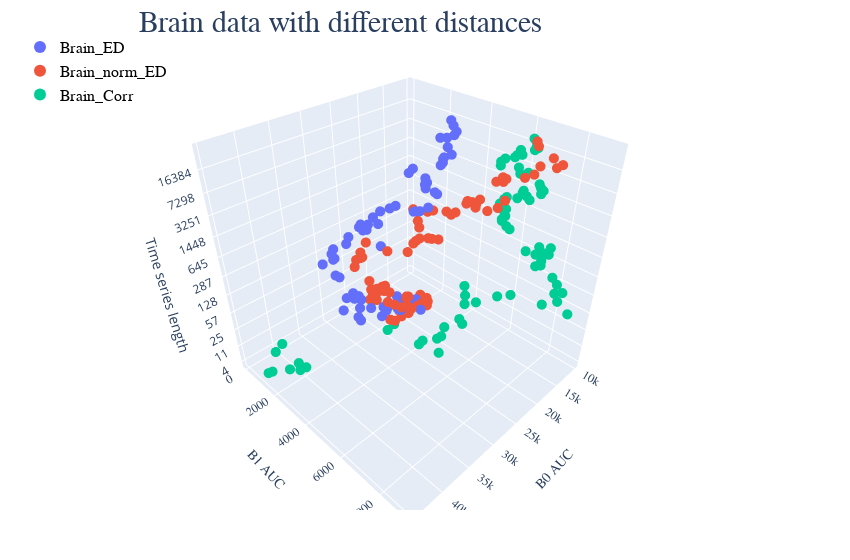

Notebook code for this chart:
### Code cell
fig = go.Figure()


fig.add_trace(go.Scatter3d(
    x = points_fMRI[0], 
    y = points_fMRI[1],
    z = points_fMRI[2],
    mode='markers', 
    showlegend = True,
    marker={
       'size':3.5,
    },
    name="Brain_ED"        
    ))
fig.add_trace(go.Scatter3d(
    x = points_fMRInorm[0], 
    y = points_fMRInorm[1],
    z = points_fMRInorm[2],
    mode='markers', 
    showlegend = True,
    marker={
       'size':3.5,
    },
    name="Brain_norm_ED"        
    ))
fig.add_trace(go.Scatter3d(
    x = points_fMRIcorr[0], 
    y = points_fMRIcorr[1],
    z = points_fMRIcorr[2],
    mode='markers', 
    showlegend = True,
    marker={
       'size':3.5,
    },
    name="Brain_Corr"        
    ))    



fig.update_layout(
    legend = {'itemsizing':'constant'},#legend_title="Legend Title",
    scene = dict(
        xaxis_title='B0 AUC',
        yaxis_title='B1 AUC',
        zaxis_title='Time series length',
        xaxis=dict(
            title = 'B0 AUC',
            titlefont = dict(family = 'Times New Roman'),
            tickfont = dict(family = 'Times New Roman'),
        ),
        yaxis=dict(
            title = 'B1 AUC',
            titlefont = dict(family = 'Times New Roman'),
            tickfont=dict(family = 'Times New Roman'),
        ), 
        zaxis=dict(dtick=1,
            tickmode = 'array',
            tickvals = np.arange(0,np.size(lenSet,0),7),
            ticktext = lenSet[np.arange(0,np.size(lenSet,0),7)]
            ) # dtick=1, 
        ),
        width=850,
        margin=dict(r=50, b=50, l=20, t=30),
        title = go.layout.Title(
            text = "Brain data with different distances",
            font = dict(size = 30, family = 'Times New Roman'),
            x = 0.4,
            y = 0.98,
            xanchor = 'center',
            yanchor = 'top'
        ),
)


fig.update_layout(
    legend=dict(
        x=0,
        y=1,
        # traceorder="reversed",
        title_font_family="Times New Roman",
        font=dict(
            family="Times New Roman",
            size=16,
            color="black"
        ),
        # bgcolor="LightSteelBlue",
        # bordercolor="Black",
        # borderwidth=1
    ),
    # xaxis = dict(
    #     tickmode = 'array',
    #     tickvals = [1, 3, 5, 7, 9, 11],
    #     ticktext = ['One', 'Three', 'Five', 'Seven', 'Nine', 'Eleven']
    # )
)
# fig.update_yaxes(type="log")

fig.show()

### Figure 1 — Plotly figure (JSON) as saved in the notebook; plotly's stock layout.template omitted (floating-point values rounded to 4 significant figures)
{"data": [{"marker": {"size": 3.5}, "mode": "markers", "name": "Brain_ED", "showlegend": true, "type": "scatter3d", "x": [16147, 16928, 16755, 17387, 18742, 19415, 19516, 21439, 21369, 21276, 22030, 23605, 24835, 26226, 26215, 25888, 25338, 26431, 26894, 28731, 30433, 31788, 32006, 34479, 34517, 34639, 32467, 33100, 32648, 33288, 33509, 32851, 33328, 33300, 31864, 31960, 31915, 31372, 29600, 28615, 27412, 26392, 27143, 27819, 27460, 27224, 26618, 26407, 25063, 24068, 23546, 23489, 23379, 24382, 23060, 20064, 20542, 21225, 21127, 21191, 21563, 21726, 22819, 22164, 19473, 19384, 19242, 19575, 18999, 18349, 17528, 17695, 17217, 16941, 16569, 16203], "y": [1878, 1833, 2099, 2509, 2793, 3077, 2636, 2492, 2320, 2122, 2640, 2721, 2531, 2698, 2955, 3532, 3387, 3761, 3730, 3605, 3840, 3001, 2293, 2909, 3913, 3823, 3871, 3141, 3254, 3597, 3224, 2243, 2184, 1411, 1591, 1712, 1536, 1468, 1684, 1515, 3010, 1917, 1719, 2154, 1921, 2277, 2667, 2327, 2344, 2587, 2759, 3691, 3974, 4034, 4300, 3988, 3991, 3702, 3642, 3757, 3788, 3805, 3266, 3298, 3977, 4054, 4029, 4150, 4356, 4012, 3458, 3816, 4035, 4068, 3833, 3631], "z": [0, 1, 2, 3, 4, 5, 6, 7, 8, 9, 10, 11, 12, 13, 14, 15, 16, 17, 18, 19, 20, 21, 22, 23, 24, 25, 26, 27, 28, 29, 30, 31, 32, 33, 34, 35, 36, 37, 38, 39, 40, 41, 42, 43, 44, 45, 46, 47, 48, 49, 50, 51, 52, 53, 54, 55, 56, 57, 58, 59, 60, 61, 62, 63, 64, 65, 66, 67, 68, 69, 70, 71, 72, 73, 74, 75]}, {"marker": {"size": 3.5}, "mode": "markers", "name": "Brain_norm_ED", "showlegend": true, "type": "scatter3d", "x": [15797, 15336, 15177, 15724, 17367, 18348, 19318, 21075, 22576, 22936, 24703, 26504, 27204, 26453, 26177, 25906, 24311, 23306, 23888, 25840, 27047, 26566, 25984, 28028, 28123, 28907, 28063, 30034, 31057, 30824, 31446, 30225, 30844, 30469, 29582, 29281, 29359, 29170, 27338, 27178, 25790, 24172, 23947, 23664, 23070, 23838, 23637, 23772, 23213, 21900, 21570, 21380, 20911, 21708, 21464, 18876, 19134, 20551, 21222, 21254, 21740, 21187, 21987, 20633, 18078, 18241, 18098, 18784, 17792, 17085, 15478, 15347, 14990, 15027, 14222, 14034], "y": [2547, 2482, 2372, 2111, 2688, 2951, 2887, 2955, 3177, 2807, 3330, 3445, 3374, 1943, 2273, 3578, 3435, 3360, 3416, 4090, 3983, 2859, 2753, 2964, 2916, 3007, 3201, 3162, 3556, 4656, 4495, 4240, 3336, 2400, 2221, 2372, 2523, 2371, 2134, 3295, 3992, 3862, 3938, 4050, 4516, 4523, 4965, 4052, 3834, 3253, 3907, 4131, 4666, 5067, 5206, 6055, 5605, 5878, 5616, 5664, 5948, 6168, 7060, 7059, 6166, 6481, 6559, 6549, 7212, 7423, 7346, 7928, 8070, 7715, 6983, 6876], "z": [0, 1, 2, 3, 4, 5, 6, 7, 8, 9, 10, 11, 12, 13, 14, 15, 16, 17, 18, 19, 20, 21, 22, 23, 24, 25, 26, 27, 28, 29, 30, 31, 32, 33, 34, 35, 36, 37, 38, 39, 40, 41, 42, 43, 44, 45, 46, 47, 48, 49, 50, 51, 52, 53, 54, 55, 56, 57, 58, 59, 60, 61, 62, 63, 64, 65, 66, 67, 68, 69, 70, 71, 72, 73, 74, 75]}, {"marker": {"size": 3.5}, "mode": "markers", "name": "Brain_Corr", "showlegend": true, "type": "scatter3d", "x": [38974, 40977, 44508, 44159, 42303, 40866, 41795, 41099, 27711, 26425, 27333, 26760, 27339, 25694, 25287, 23894, 21924, 21821, 19074, 18010, 18340, 17082, 16113, 14947, 14121, 13955, 13111, 12354, 11985, 11448, 11018, 10959, 10831, 10414, 10492, 10808, 10602, 10953, 11340, 11294, 10997, 11608, 11872, 11760, 12017, 11625, 11411, 11253, 11275, 11289, 11140, 11135, 11082, 11062, 11177, 11472, 11614, 11525, 11315, 11580, 11636, 11648, 11435, 11845, 13852, 13676, 13316, 12924, 13039, 13370, 13136, 12826, 12893, 13341, 13509, 13575], "y": [54, 388, 1306, 1459, 1943, 2015, 2473, 2618, 3341, 3369, 5010, 5057, 6039, 5552, 5660, 5477, 5931, 5751, 5386, 5722, 5230, 4903, 6344, 6740, 8014, 9074, 8474, 8198, 8462, 8111, 7817, 7006, 7212, 7146, 6418, 6918, 7255, 7269, 7553, 7105, 7544, 5761, 5647, 5401, 5438, 5503, 5398, 5439, 5138, 5290, 5288, 5391, 5853, 6382, 6265, 6120, 6178, 6895, 6942, 6859, 6798, 5955, 6252, 5900, 5489, 5456, 5556, 5881, 5981, 6246, 6123, 6622, 6757, 6766, 6776, 6672], "z": [0, 1, 2, 3, 4, 5, 6, 7, 8, 9, 10, 11, 12, 13, 14, 15, 16, 17, 18, 19, 20, 21, 22, 23, 24, 25, 26, 27, 28, 29, 30, 31, 32, 33, 34, 35, 36, 37, 38, 39, 40, 41, 42, 43, 44, 45, 46, 47, 48, 49, 50, 51, 52, 53, 54, 55, 56, 57, 58, 59, 60, 61, 62, 63, 64, 65, 66, 67, 68, 69, 70, 71, 72, 73, 74, 75]}], "layout": {"legend": {"font": {"color": "black", "family": "Times New Roman", "size": 16}, "itemsizing": "constant", "title": {"font": {"family": "Times New Roman"}}, "x": 0, "y": 1}, "margin": {"b": 50, "l": 20, "r": 50, "t": 30}, "scene": {"xaxis": {"tickfont": {"family": "Times New Roman"}, "title": {"font": {"family": "Times New Roman"}, "text": "B0 AUC"}}, "yaxis": {"tickfont": {"family": "Times New Roman"}, "title": {"font": {"family": "Times New Roman"}, "text": "B1 AUC"}}, "zaxis": {"dtick": 1, "tickmode": "array", "ticktext": [4, 11, 25, 57, 128, 287, 645, 1448, 3251, 7298, 16384], "tickvals": [0, 7, 14, 21, 28, 35, 42, 49, 56, 63, 70], "title": {"text": "Time series length"}}}, "title": {"font": {"family": "Times New Roman", "size": 30}, "text": "Brain data with different distances", "x": 0.4, "xanchor": "center", "y": 0.98, "yanchor": "top"}, "width": 850}}
